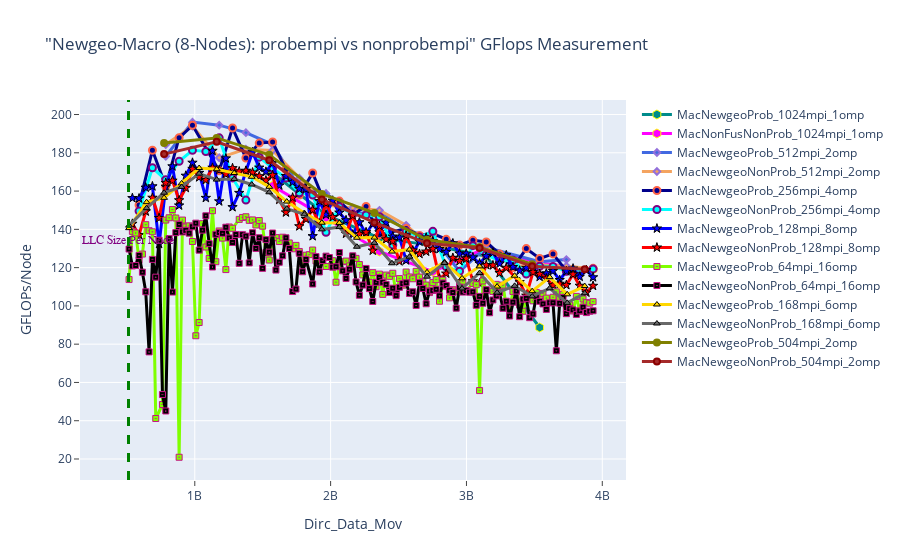

The cell this chart's notebook holds for it:
### Markdown cell above
## GFLOPS - Newgeo Macro: Probempi vs Nonprobempi

### Code cell
fig = go.Figure() 

# Case 1
fig.add_trace(go.Scatter(x=(dfn8MacNewgeoProb_1024mpi_1omp.Dirc_Data_Mov*(dfn8MacNewgeoProb_1024mpi_1omp.MPI_size/8)), 
                         y=(dfn8MacNewgeoProb_1024mpi_1omp.GFLOPS*(dfn8MacNewgeoProb_1024mpi_1omp.MPI_size/8)), 
                         mode='lines+markers', 
                         name='MacNewgeoProb_1024mpi_1omp',
                         line=dict(color='darkcyan',width=3),
                         marker=dict(symbol='hexagon',size=9, line=dict(color='yellow',width=1))))

fig.add_trace(go.Scatter(x=(dfn8MacNewgeoNonProb_1024mpi_1omp.Dirc_Data_Mov*(dfn8MacNewgeoNonProb_1024mpi_1omp.MPI_size/8)), 
                         y=(dfn8MacNewgeoNonProb_1024mpi_1omp.GFLOPS*(dfn8MacNewgeoNonProb_1024mpi_1omp.MPI_size/8)), 
                         mode='lines+markers', 
                         name='MacNonFusNonProb_1024mpi_1omp',
                         line=dict(color='magenta',width=3),
                         marker=dict(symbol='hexagon',size=9, line=dict(color='yellow',width=1))))


# Case 2
fig.add_trace(go.Scatter(x=(dfn8MacNewgeoProb_512mpi_2omp.Dirc_Data_Mov*(dfn8MacNewgeoProb_512mpi_2omp.MPI_size/8)), 
                         y=(dfn8MacNewgeoProb_512mpi_2omp.GFLOPS*(dfn8MacNewgeoProb_512mpi_2omp.MPI_size/8)), 
                         mode='lines+markers', 
                         name='MacNewgeoProb_512mpi_2omp',
                         line=dict(color='royalblue',width=3),
                         marker=dict(symbol='diamond',size=5,line=dict(color='MediumPurple',width=2))))

fig.add_trace(go.Scatter(x=(dfn8MacNewgeoNonProb_512mpi_2omp.Dirc_Data_Mov*(dfn8MacNewgeoNonProb_512mpi_2omp.MPI_size/8)), 
                         y=(dfn8MacNewgeoNonProb_512mpi_2omp.GFLOPS*(dfn8MacNewgeoNonProb_512mpi_2omp.MPI_size/8)), 
                         mode='lines+markers', 
                         name='MacNewgeoNonProb_512mpi_2omp',
                         line=dict(color='sandybrown',width=3),
                         marker=dict(symbol='diamond',size=5,line=dict(color='MediumPurple',width=2))))


# Case 3
fig.add_trace(go.Scatter(x=(dfn8MacNewgeoProb_256mpi_4omp.Dirc_Data_Mov*(dfn8MacNewgeoProb_256mpi_4omp.MPI_size/8)), 
                         y=(dfn8MacNewgeoProb_256mpi_4omp.GFLOPS*(dfn8MacNewgeoProb_256mpi_4omp.MPI_size/8)), 
                         mode='lines+markers', 
                         name='MacNewgeoProb_256mpi_4omp',
                         line=dict(color='darkblue',width=3),
                         marker=dict(symbol='circle',size=7, line=dict(color='tomato',width=2))))

fig.add_trace(go.Scatter(x=(dfn8MacNewgeoNonProb_256mpi_4omp.Dirc_Data_Mov*(dfn8MacNewgeoNonProb_256mpi_4omp.MPI_size/8)), 
                         y=(dfn8MacNewgeoNonProb_256mpi_4omp.GFLOPS*(dfn8MacNewgeoNonProb_256mpi_4omp.MPI_size/8)), 
                         mode='lines+markers', 
                         name='MacNewgeoNonProb_256mpi_4omp',
                         line=dict(color='cyan',width=3),
                         marker=dict(symbol='circle',size=7,line=dict(color='Purple',width=2))))



# Case 4
fig.add_trace(go.Scatter(x=(dfn8MacNewgeoProb_128mpi_8omp.Dirc_Data_Mov*(dfn8MacNewgeoProb_128mpi_8omp.MPI_size/8)), 
                         y=(dfn8MacNewgeoProb_128mpi_8omp.GFLOPS*(dfn8MacNewgeoProb_128mpi_8omp.MPI_size/8)), 
                         mode='lines+markers', 
                         name='MacNewgeoProb_128mpi_8omp',
                         line=dict(color='blue',width=3),
                         marker=dict(symbol='star',size=7, line=dict(color='black',width=1))))

fig.add_trace(go.Scatter(x=(dfn8MacNewgeoNonProb_128mpi_8omp.Dirc_Data_Mov*(dfn8MacNewgeoNonProb_128mpi_8omp.MPI_size/8)), 
                         y=(dfn8MacNewgeoNonProb_128mpi_8omp.GFLOPS*(dfn8MacNewgeoNonProb_128mpi_8omp.MPI_size/8)), 
                         mode='lines+markers', 
                         name='MacNewgeoNonProb_128mpi_8omp',
                         line=dict(color='red',width=3),
                         marker=dict(symbol='star',size=7, line=dict(color='black',width=1))))


# Case 5
fig.add_trace(go.Scatter(x=(dfn8MacNewgeoProb_64mpi_16omp.Dirc_Data_Mov*(dfn8MacNewgeoProb_64mpi_16omp.MPI_size/8)), 
                         y=(dfn8MacNewgeoProb_64mpi_16omp.GFLOPS*(dfn8MacNewgeoProb_64mpi_16omp.MPI_size/8)), 
                         mode='lines+markers', 
                         name='MacNewgeoProb_64mpi_16omp',
                         line=dict(color='chartreuse',width=3),
                         marker=dict(symbol='square-dot',size=6, line=dict(color='mediumvioletred',width=1))))

fig.add_trace(go.Scatter(x=(dfn8MacNewgeoNonProb_64mpi_16omp.Dirc_Data_Mov*(dfn8MacNewgeoNonProb_64mpi_16omp.MPI_size/8)), 
                         y=(dfn8MacNewgeoNonProb_64mpi_16omp.GFLOPS*(dfn8MacNewgeoNonProb_64mpi_16omp.MPI_size/8)), 
                         mode='lines+markers', 
                         name='MacNewgeoNonProb_64mpi_16omp',
                         line=dict(color='black',width=3),
                         marker=dict(symbol='square-dot',size=6, line=dict(color='mediumvioletred',width=1))))


# Case 6
fig.add_trace(go.Scatter(x=(dfn8MacNewgeoProb_168mpi_6omp.Dirc_Data_Mov*(dfn8MacNewgeoProb_168mpi_6omp.MPI_size/8)), 
                         y=(dfn8MacNewgeoProb_168mpi_6omp.GFLOPS*(dfn8MacNewgeoProb_168mpi_6omp.MPI_size/8)), 
                         mode='lines+markers', 
                         name='MacNewgeoProb_168mpi_6omp',
                         line=dict(color='gold',width=3),
                         marker=dict(symbol='triangle-up',size=6, line=dict(color='black',width=1))))

fig.add_trace(go.Scatter(x=(dfn8MacNewgeoNonProb_168mpi_6omp.Dirc_Data_Mov*(dfn8MacNewgeoNonProb_168mpi_6omp.MPI_size/8)), 
                         y=(dfn8MacNewgeoNonProb_168mpi_6omp.GFLOPS*(dfn8MacNewgeoNonProb_168mpi_6omp.MPI_size/8)), 
                         mode='lines+markers', 
                         name='MacNewgeoNonProb_168mpi_6omp',
                         line=dict(color='dimgray',width=3),
                         marker=dict(symbol='triangle-up',size=6, line=dict(color='black',width=1))))



# Case 7
fig.add_trace(go.Scatter(x=(dfn8MacNewgeoProb_504mpi_2omp.Dirc_Data_Mov*(dfn8MacNewgeoProb_504mpi_2omp.MPI_size/8)), 
                         y=(dfn8MacNewgeoProb_504mpi_2omp.GFLOPS*(dfn8MacNewgeoProb_504mpi_2omp.MPI_size/8)), 
                         mode='lines+markers', 
                         name='MacNewgeoProb_504mpi_2omp',
                         line=dict(color='olive',width=3),
                         marker=dict(symbol='circle',size=6, line=dict(color='olive',width=2))))

fig.add_trace(go.Scatter(x=(dfn8MacNewgeoNonProb_504mpi_2omp.Dirc_Data_Mov*(dfn8MacNewgeoNonProb_504mpi_2omp.MPI_size/8)), 
                         y=(dfn8MacNewgeoNonProb_504mpi_2omp.GFLOPS*(dfn8MacNewgeoNonProb_504mpi_2omp.MPI_size/8)), 
                         mode='lines+markers', 
                         name='MacNewgeoNonProb_504mpi_2omp',
                         line=dict(color='Brown',width=3),
                         marker=dict(symbol='circle',size=6, line=dict(color='darkred',width=2))))




# Adding a vertical line
fig.add_vline(x=512e6, line_width=3, line_dash="dash", line_color="green")
# fig.add_hline(y=1024, line_width=3, line_dash="dash", line_color="red")

# Add annotation
fig.add_annotation(
    x='512e6'
    , y=130
    , text=f'LLC Size Per Node'
    , yanchor='bottom'
    , showarrow=False
    , arrowhead=1
    , arrowsize=1
    , arrowwidth=2
    , arrowcolor="#636363"
    , ax=-20
    , ay=-30
    , font=dict(size=12, color="purple", family="Sans Serif")
    , align="left"
    ,)

fig.update_layout(title='"Newgeo-Macro (8-Nodes): probempi vs nonprobempi" GFlops Measurement',
                  xaxis_title='Dirc_Data_Mov', yaxis_title='GFLOPs/Node', 
                  xaxis=dict(ticks="outside"),  
                  yaxis=dict(ticks="outside"))

### Figure 1 — Plotly figure (JSON) as saved in the notebook; plotly's stock layout.template omitted (floating-point values rounded to 4 significant figures; data arrays with more than 128 entries replaced by an {"elided": "..."} marker saying what was removed)
{"data": [{"line": {"color": "darkcyan", "width": 3}, "marker": {"line": {"color": "yellow", "width": 1}, "size": 9, "symbol": "hexagon"}, "mode": "lines+markers", "name": "MacNewgeoProb_1024mpi_1omp", "type": "scatter", "x": [1572864000, 1966080000, 2359296000, 2752512000, 3145728000, 3538944000], "y": [169.4, 147.6, 135.4, 131.6, 126.0, 88.7]}, {"line": {"color": "magenta", "width": 3}, "marker": {"line": {"color": "yellow", "width": 1}, "size": 9, "symbol": "hexagon"}, "mode": "lines+markers", "name": "MacNonFusNonProb_1024mpi_1omp", "type": "scatter", "x": [1572864000, 1966080000, 2359296000, 2752512000, 3145728000, 3538944000, 3932160000], "y": [162.8, 146.0, 128.5, 117.9, 130.3, 122.4, 119.1]}, {"line": {"color": "royalblue", "width": 3}, "marker": {"line": {"color": "MediumPurple", "width": 2}, "size": 5, "symbol": "diamond"}, "mode": "lines+markers", "name": "MacNewgeoProb_512mpi_2omp", "type": "scatter", "x": [786432000, 983040000, 1179648000, 1376256000, 1572864000, 1769472000, 1966080000, 2162688000, 2359296000, 2555904000, 2752512000, 2949120000, 3145728000, 3538944000, 3735552000], "y": [178.2, 196.0, 194.5, 190.5, 184.3, 162.0, 158.8, 148.2, 149.2, 139.5, 136.0, 118.0, 130.6, 123.1, 124.2]}, {"line": {"color": "sandybrown", "width": 3}, "marker": {"line": {"color": "MediumPurple", "width": 2}, "size": 5, "symbol": "diamond"}, "mode": "lines+markers", "name": "MacNewgeoNonProb_512mpi_2omp", "type": "scatter", "x": [786432000, 983040000, 1179648000, 1376256000, 1572864000, 1769472000, 1966080000, 2162688000, 2359296000, 2555904000, 2752512000, 2949120000, 3145728000, 3342336000, 3538944000, 3735552000, 3932160000], "y": [184.3, 193.9, 177.4, 181.9, 181.2, 166.7, 152.7, 151.2, 150.0, 142.1, 130.2, 131.3, 131.7, 120.8, 121.3, 120.8, 119.4]}, {"line": {"color": "darkblue", "width": 3}, "marker": {"line": {"color": "tomato", "width": 2}, "size": 7, "symbol": "circle"}, "mode": "lines+markers", "name": "MacNewgeoProb_256mpi_4omp", "type": "scatter", "x": [589824000, 688128000, 786432000, 884736000, 983040000, 1179648000, 1277952000, 1376256000, 1474560000, 1572864000, 1671168000, 1769472000, 1867776000, 1966080000, 2064384000, 2162688000, 2260992000, 2359296000, 2555904000, 2654208000, 2752512000, 2850816000, 2949120000, 3047424000, 3145728000, 3244032000, 3342336000, 3440640000, 3538944000, 3637248000, 3735552000, 3833856000, 3932160000], "y": [152.7, 181.4, 162.5, 187.9, 194.4, 170.6, 193.0, 177.3, 185.1, 185.6, 171.3, 157.9, 169.4, 152.3, 154.8, 147.9, 152.0, 137.1, 140.4, 136.8, 137.7, 134.8, 131.8, 134.2, 133.4, 127.1, 120.0, 129.9, 124.8, 127.2, 118.3, 116.8, 119.6]}, {"line": {"color": "cyan", "width": 3}, "marker": {"line": {"color": "Purple", "width": 2}, "size": 7, "symbol": "circle"}, "mode": "lines+markers", "name": "MacNewgeoNonProb_256mpi_4omp", "type": "scatter", "x": [589824000, 688128000, 786432000, 884736000, 983040000, 1081344000, 1179648000, 1277952000, 1376256000, 1474560000, 1572864000, 1671168000, 1769472000, 1867776000, 1966080000, 2064384000, 2162688000, 2260992000, 2359296000, 2457600000, 2555904000, 2654208000, 2752512000, 2850816000, 2949120000, 3047424000, 3145728000, 3244032000, 3342336000, 3440640000, 3538944000, 3637248000, 3735552000, 3932160000], "y": [149.5, 172.2, 165.9, 175.6, 181.3, 180.7, 187.8, 166.9, 155.3, 177.7, 172.0, 166.8, 159.1, 158.0, 138.5, 151.8, 147.9, 147.5, 146.6, 131.8, 139.0, 136.0, 138.9, 120.4, 118.1, 131.5, 126.8, 123.4, 123.9, 116.7, 120.7, 120.6, 118.1, 119.3]}, {"line": {"color": "blue", "width": 3}, "marker": {"line": {"color": "black", "width": 1}, "size": 7, "symbol": "star"}, "mode": "lines+markers", "name": "MacNewgeoProb_128mpi_8omp", "type": "scatter", "x": [540672000, 589824000, 638976000, 688128000, 737280000, 786432000, 835584000, 884736000, 933888000, 983040000, 1032192000, 1081344000, 1130496000, 1179648000, 1228800000, 1277952000, 1327104000, 1376256000, 1425408000, 1474560000, 1523712000, 1572864000, 1622016000, 1671168000, 1720320000, 1769472000, 1818624000, 1867776000, 1916928000, 1966080000, 2015232000, 2064384000, 2113536000, 2162688000, 2211840000, 2260992000, 2310144000, 2359296000, 2408448000, 2457600000, 2506752000, 2555904000, 2605056000, 2654208000, 2703360000, 2752512000, 2801664000, 2850816000, 2899968000, 2949120000, 2998272000, 3047424000, 3096576000, 3145728000, 3194880000, 3244032000, 3293184000, 3342336000, 3391488000, 3440640000, 3489792000, 3538944000, 3588096000, 3637248000, 3686400000, 3735552000, 3784704000, 3833856000, 3883008000, 3932160000], "y": [156.3, 156.2, 161.8, 162.5, 132.3, 162.3, 172.9, 152.5, 168.0, 174.8, 169.5, 156.4, 181.0, 154.6, 177.1, 151.6, 159.0, 170.5, 180.3, 172.3, 170.1, 174.7, 162.9, 167.9, 164.7, 161.1, 161.0, 136.5, 154.8, 147.6, 155.0, 148.7, 144.8, 137.3, 143.7, 137.7, 142.9, 138.5, 143.5, 136.3, 135.8, 123.8, 127.7, 133.6, 135.7, 133.8, 129.7, 128.2, 132.7, 127.4, 127.4, 125.4, 122.2, 126.0, 127.8, 122.1, 126.5, 120.3, 118.4, 119.9, 120.2, 115.2, 117.0, 118.2, 113.5, 118.1, 119.5, 115.2, 118.7, 115.0]}, {"line": {"color": "red", "width": 3}, "marker": {"line": {"color": "black", "width": 1}, "size": 7, "symbol": "star"}, "mode": "lines+markers", "name": "MacNewgeoNonProb_128mpi_8omp", "type": "scatter", "x": [540672000, 589824000, 638976000, 688128000, 737280000, 786432000, 835584000, 884736000, 933888000, 983040000, 1032192000, 1081344000, 1130496000, 1179648000, 1228800000, 1277952000, 1327104000, 1376256000, 1425408000, 1474560000, 1523712000, 1572864000, 1622016000, 1671168000, 1720320000, 1769472000, 1818624000, 1867776000, 1916928000, 1966080000, 2015232000, 2064384000, 2113536000, 2162688000, 2211840000, 2260992000, 2310144000, 2359296000, 2408448000, 2457600000, 2506752000, 2555904000, 2605056000, 2654208000, 2703360000, 2752512000, 2801664000, 2850816000, 2899968000, 2949120000, 2998272000, 3047424000, 3096576000, 3145728000, 3194880000, 3244032000, 3293184000, 3391488000, 3440640000, 3489792000, 3538944000, 3588096000, 3637248000, 3686400000, 3735552000, 3784704000, 3833856000, 3883008000, 3932160000], "y": [142.9, 137.1, 149.3, 156.5, 145.9, 164.3, 165.5, 155.2, 161.6, 171.6, 167.2, 165.8, 172.2, 171.1, 168.8, 172.0, 170.2, 170.6, 169.7, 167.8, 165.5, 168.3, 155.5, 148.8, 156.6, 141.6, 145.4, 150.2, 143.1, 153.7, 146.4, 142.5, 137.7, 147.2, 137.6, 138.5, 128.9, 141.8, 134.8, 133.9, 123.3, 136.8, 129.0, 127.2, 128.4, 129.8, 114.2, 116.9, 125.1, 123.4, 124.7, 112.9, 111.8, 121.3, 121.2, 117.2, 119.9, 112.4, 105.3, 117.7, 116.7, 114.4, 110.8, 111.6, 110.9, 116.5, 110.5, 107.0, 110.5]}, {"line": {"color": "chartreuse", "width": 3}, "marker": {"line": {"color": "mediumvioletred", "width": 1}, "size": 6, "symbol": "square-dot"}, "mode": "lines+markers", "name": "MacNewgeoProb_64mpi_16omp", "type": "scatter", "x": {"elided": "134 int values"}, "y": {"elided": "134 float values"}}, {"line": {"color": "black", "width": 3}, "marker": {"line": {"color": "mediumvioletred", "width": 1}, "size": 6, "symbol": "square-dot"}, "mode": "lines+markers", "name": "MacNewgeoNonProb_64mpi_16omp", "type": "scatter", "x": {"elided": "139 int values"}, "y": {"elided": "139 float values"}}, {"line": {"color": "gold", "width": 3}, "marker": {"line": {"color": "black", "width": 1}, "size": 6, "symbol": "triangle-up"}, "mode": "lines+markers", "name": "MacNewgeoProb_168mpi_6omp", "type": "scatter", "x": [516096000, 645120000, 774144000, 903168000, 1032192000, 1161216000, 1290240000, 1419264000, 1548288000, 1677312000, 1806336000, 1935360000, 2064384000, 2193408000, 2322432000, 2451456000, 2580480000, 2709504000, 2838528000, 2967552000, 3096576000, 3225600000, 3354624000, 3483648000, 3612672000, 3741696000, 3870720000], "y": [140.6, 154.2, 156.5, 164.0, 172.1, 171.4, 169.5, 167.5, 162.2, 154.5, 148.5, 143.5, 143.4, 135.6, 135.7, 128.4, 129.4, 117.6, 122.9, 114.4, 120.7, 110.1, 115.8, 107.7, 115.0, 106.0, 110.4]}, {"line": {"color": "dimgray", "width": 3}, "marker": {"line": {"color": "black", "width": 1}, "size": 6, "symbol": "triangle-up"}, "mode": "lines+markers", "name": "MacNewgeoNonProb_168mpi_6omp", "type": "scatter", "x": [516096000, 645120000, 774144000, 903168000, 1032192000, 1161216000, 1290240000, 1419264000, 1548288000, 1677312000, 1806336000, 1935360000, 2064384000, 2193408000, 2322432000, 2451456000, 2580480000, 2709504000, 2838528000, 2967552000, 3096576000, 3225600000, 3354624000, 3483648000, 3612672000, 3741696000, 3870720000], "y": [141.9, 151.1, 159.2, 162.2, 169.1, 166.0, 166.3, 163.4, 159.4, 150.8, 147.8, 140.0, 141.2, 130.9, 132.9, 122.3, 125.7, 115.3, 122.4, 109.1, 117.2, 106.9, 110.5, 105.0, 109.2, 101.6, 106.6]}, {"line": {"color": "olive", "width": 3}, "marker": {"line": {"color": "olive", "width": 2}, "size": 6, "symbol": "circle"}, "mode": "lines+markers", "name": "MacNewgeoProb_504mpi_2omp", "type": "scatter", "x": [774144000, 1161216000, 1548288000, 1935360000, 2322432000, 2709504000, 3096576000, 3483648000], "y": [185.2, 187.8, 179.0, 158.5, 148.6, 134.6, 130.7, 121.8]}, {"line": {"color": "Brown", "width": 3}, "marker": {"line": {"color": "darkred", "width": 2}, "size": 6, "symbol": "circle"}, "mode": "lines+markers", "name": "MacNewgeoNonProb_504mpi_2omp", "type": "scatter", "x": [774144000, 1161216000, 1548288000, 1935360000, 2322432000, 2709504000, 3096576000, 3483648000, 3870720000], "y": [179.3, 185.7, 176.1, 155.7, 143.6, 132.7, 130.2, 120.7, 119.1]}], "layout": {"annotations": [{"align": "left", "arrowcolor": "#636363", "arrowhead": 1, "arrowsize": 1, "arrowwidth": 2, "ax": -20, "ay": -30, "font": {"color": "purple", "family": "Sans Serif", "size": 12}, "showarrow": false, "text": "LLC Size Per Node", "x": "512e6", "y": 130, "yanchor": "bottom"}], "shapes": [{"line": {"color": "green", "dash": "dash", "width": 3}, "type": "line", "x0": 512000000, "x1": 512000000, "xref": "x", "y0": 0, "y1": 1, "yref": "y domain"}], "title": {"text": "\"Newgeo-Macro (8-Nodes): probempi vs nonprobempi\" GFlops Measurement"}, "xaxis": {"ticks": "outside", "title": {"text": "Dirc_Data_Mov"}}, "yaxis": {"ticks": "outside", "title": {"text": "GFLOPs/Node"}}}}
